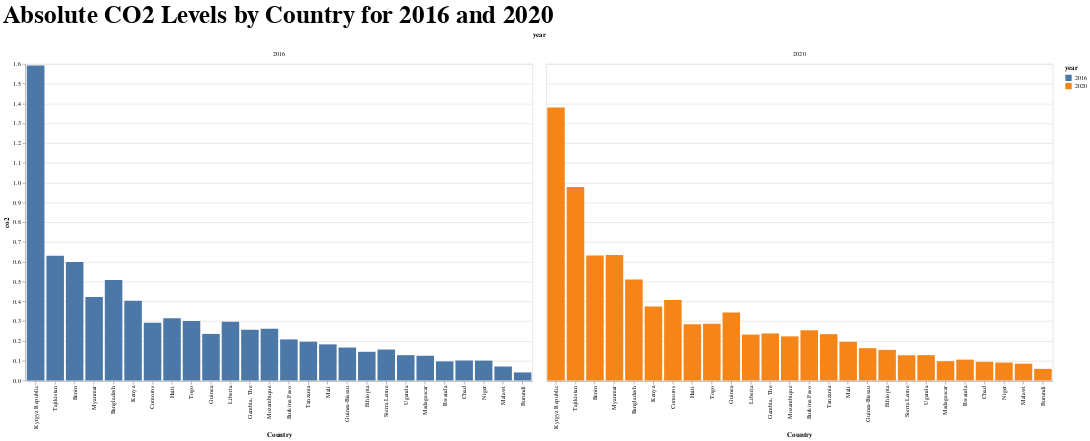

Notebook source saved alongside this figure:
### Code cell
developing_2016 = developing[developing['year'] == 2016]
developing_2020 = developing[developing['year'] == 2020]

# Concatenate DataFrames
comp_df = pd.concat([developing_2016, developing_2020])

# Plot using Altair
chart = alt.Chart(comp_df).mark_bar().encode(
    x=alt.X('country_name:N', title='Country', sort='-y'),
    y='co2:Q',
    column='year:N',  # Stagger bars based on year
    color='year:N',
    tooltip=['country_name', 'co2', 'year']
).properties(
    width=800,
    height=500,
    title='Absolute CO2 Levels by Country for 2016 and 2020'
).configure_title(
    fontSize=40
)
chart

### Figure 1 — Vega-Lite specification as saved in the notebook (floating-point values rounded to 4 significant figures)
{"config": {"view": {"continuousWidth": 300, "continuousHeight": 300}, "title": {"fontSize": 40}}, "data": {"name": "data-e019985a721a6ba6674c8449715808cc"}, "mark": {"type": "bar"}, "encoding": {"color": {"field": "year", "type": "nominal"}, "column": {"field": "year", "type": "nominal"}, "tooltip": [{"field": "country_name", "type": "nominal"}, {"field": "co2", "type": "quantitative"}, {"field": "year", "type": "quantitative"}], "x": {"field": "country_name", "sort": "-y", "title": "Country", "type": "nominal"}, "y": {"field": "co2", "type": "quantitative"}}, "height": 500, "title": "Absolute CO2 Levels by Country for 2016 and 2020", "width": 800, "$schema": "https://vega.github.io/schema/vega-lite/v5.16.3.json", "datasets": {"data-e019985a721a6ba6674c8449715808cc": [{"country_code": "BDI", "country_name": "Burundi", "region": "Sub-Saharan Africa", "Capital City": "Bujumbura", "income_group": "Low income", "gov_effectiveness": -1.263, "pop_density": null, "econ_status": "Developing", "group": null, "year": 2016.0, "target": "Yes", "renewable_nrg_output": null, "renewable_nrg_consump": 89.58, "co2": 0.04054, "gini": null, "tree_loss": 1576.0}, {"country_code": "BEN", "country_name": "Benin", "region": "Sub-Saharan Africa", "Capital City": "Porto-Novo", "income_group": "Low income", "gov_effectiveness": -0.1643, "pop_density": null, "econ_status": "Developing", "group": null, "year": 2016.0, "target": "No", "renewable_nrg_output": null, "renewable_nrg_consump": 45.42, "co2": 0.5985, "gini": null, "tree_loss": 2016.0}, {"country_code": "BFA", "country_name": "Burkina Faso", "region": "Sub-Saharan Africa", "Capital City": "Ouagadougou", "income_group": "Low income", "gov_effectiveness": -0.8252, "pop_density": null, "econ_status": "Developing", "group": null, "year": 2016.0, "target": "No", "renewable_nrg_output": null, "renewable_nrg_consump": 74.14, "co2": 0.2074, "gini": null, "tree_loss": 0.0}, {"country_code": "BGD", "country_name": "Bangladesh", "region": "South Asia", "Capital City": "Dhaka", "income_group": "Low income", "gov_effectiveness": -0.7626, "pop_density": null, "econ_status": "Developing", "group": null, "year": 2016.0, "target": "Yes", "renewable_nrg_output": null, "renewable_nrg_consump": 30.23, "co2": 0.5077, "gini": 32.4, "tree_loss": 21200.0}, {"country_code": "COM", "country_name": "Comoros", "region": "Sub-Saharan Africa", "Capital City": "Moroni", "income_group": "Low income", "gov_effectiveness": -1.683, "pop_density": null, "econ_status": "Developing", "group": null, "year": 2016.0, "target": "No", "renewable_nrg_output": null, "renewable_nrg_consump": 60.4, "co2": 0.292, "gini": null, "tree_loss": 124.0}, {"country_code": "ETH", "country_name": "Ethiopia", "region": "Sub-Saharan Africa", "Capital City": "Addis ababa", "income_group": "Low income", "gov_effectiveness": -0.7453, "pop_density": null, "econ_status": "Developing", "group": null, "year": 2016.0, "target": "No", "renewable_nrg_output": null, "renewable_nrg_consump": 90.37, "co2": 0.1448, "gini": null, "tree_loss": 19580.0}, {"country_code": "GIN", "country_name": "Guinea", "region": "Sub-Saharan Africa", "Capital City": "Conakry", "income_group": "Low income", "gov_effectiveness": -0.9416, "pop_density": null, "econ_status": "Developing", "group": null, "year": 2016.0, "target": "No", "renewable_nrg_output": null, "renewable_nrg_consump": 75.29, "co2": 0.2352, "gini": null, "tree_loss": 216000.0}, {"country_code": "GMB", "country_name": "Gambia, The", "region": "Sub-Saharan Africa", "Capital City": "Banjul", "income_group": "Low income", "gov_effectiveness": -0.6746, "pop_density": null, "econ_status": "Developing", "group": null, "year": 2016.0, "target": "No", "renewable_nrg_output": null, "renewable_nrg_consump": 48.62, "co2": 0.256, "gini": null, "tree_loss": 5.0}, {"country_code": "GNB", "country_name": "Guinea-Bissau", "region": "Sub-Saharan Africa", "Capital City": "Bissau", "income_group": "Low income", "gov_effectiveness": -1.486, "pop_density": null, "econ_status": "Developing", "group": null, "year": 2016.0, "target": "No", "renewable_nrg_output": null, "renewable_nrg_consump": 86.77, "co2": 0.1663, "gini": null, "tree_loss": 16120.0}, {"country_code": "HTI", "country_name": "Haiti", "region": "Latin America & Caribbean", "Capital City": "Port-au-Prince", "income_group": "Low income", "gov_effectiveness": -2.227, "pop_density": null, "econ_status": "Developing", "group": null, "year": 2016.0, "target": "No", "renewable_nrg_output": null, "renewable_nrg_consump": 76.13, "co2": 0.314, "gini": null, "tree_loss": 17270.0}, {"country_code": "KEN", "country_name": "Kenya", "region": "Sub-Saharan Africa", "Capital City": "Nairobi", "income_group": "Low income", "gov_effectiveness": -0.3006, "pop_density": null, "econ_status": "Developing", "group": null, "year": 2016.0, "target": "No", "renewable_nrg_output": null, "renewable_nrg_consump": 71.07, "co2": 0.4032, "gini": null, "tree_loss": 19050.0}, {"country_code": "KGZ", "country_name": "Kyrgyz Republic", "region": "Europe & Central Asia", "Capital City": "Bishkek", "income_group": "Low income", "gov_effectiveness": -0.889, "pop_density": null, "econ_status": "Developing", "group": null, "year": 2016.0, "target": "No", "renewable_nrg_output": null, "renewable_nrg_consump": 22.16, "co2": 1.592, "gini": 26.8, "tree_loss": 12.0}, {"country_code": "LBR", "country_name": "Liberia", "region": "Sub-Saharan Africa", "Capital City": "Monrovia", "income_group": "Low income", "gov_effectiveness": -1.438, "pop_density": null, "econ_status": "Developing", "group": null, "year": 2016.0, "target": "No", "renewable_nrg_output": null, "renewable_nrg_consump": 92.78, "co2": 0.297, "gini": 35.3, "tree_loss": 168600.0}, {"country_code": "MDG", "country_name": "Madagascar", "region": "Sub-Saharan Africa", "Capital City": "Antananarivo", "income_group": "Low income", "gov_effectiveness": -0.9877, "pop_density": null, "econ_status": "Developing", "group": null, "year": 2016.0, "target": "Yes", "renewable_nrg_output": null, "renewable_nrg_consump": 83.85, "co2": 0.1248, "gini": null, "tree_loss": 383700.0}, {"country_code": "MLI", "country_name": "Mali", "region": "Sub-Saharan Africa", "Capital City": "Bamako", "income_group": "Low income", "gov_effectiveness": -1.197, "pop_density": null, "econ_status": "Developing", "group": null, "year": 2016.0, "target": "Yes", "renewable_nrg_output": null, "renewable_nrg_consump": 74.54, "co2": 0.1823, "gini": null, "tree_loss": 205.0}, {"country_code": "MMR", "country_name": "Myanmar", "region": "East Asia & Pacific", "Capital City": "Naypyidaw", "income_group": "Low income", "gov_effectiveness": -1.684, "pop_density": null, "econ_status": "Developing", "group": null, "year": 2016.0, "target": "No", "renewable_nrg_output": null, "renewable_nrg_consump": 69.25, "co2": 0.4213, "gini": null, "tree_loss": 362600.0}, {"country_code": "MOZ", "country_name": "Mozambique", "region": "Sub-Saharan Africa", "Capital City": "Maputo", "income_group": "Low income", "gov_effectiveness": -0.7143, "pop_density": null, "econ_status": "Developing", "group": null, "year": 2016.0, "target": "No", "renewable_nrg_output": null, "renewable_nrg_consump": 78.33, "co2": 0.2615, "gini": null, "tree_loss": 250600.0}, {"country_code": "MWI", "country_name": "Malawi", "region": "Sub-Saharan Africa", "Capital City": "Lilongwe", "income_group": "Low income", "gov_effectiveness": -0.8409, "pop_density": null, "econ_status": "Developing", "group": null, "year": 2016.0, "target": "Yes", "renewable_nrg_output": null, "renewable_nrg_consump": 78.91, "co2": 0.0703, "gini": 44.7, "tree_loss": 13510.0}, {"country_code": "NER", "country_name": "Niger", "region": "Sub-Saharan Africa", "Capital City": "Niamey", "income_group": "Low income", "gov_effectiveness": -0.6392, "pop_density": null, "econ_status": "Developing", "group": null, "year": 2016.0, "target": "Yes", "renewable_nrg_output": null, "renewable_nrg_consump": 80.25, "co2": 0.1002, "gini": null, "tree_loss": 0.0}, {"country_code": "RWA", "country_name": "Rwanda", "region": "Sub-Saharan Africa", "Capital City": "Kigali", "income_group": "Low income", "gov_effectiveness": 0.2325, "pop_density": null, "econ_status": "Developing", "group": null, "year": 2016.0, "target": "Yes", "renewable_nrg_output": null, "renewable_nrg_consump": 85.5, "co2": 0.09622, "gini": 43.7, "tree_loss": 2778.0}, {"country_code": "SLE", "country_name": "Sierra Leone", "region": "Sub-Saharan Africa", "Capital City": "Freetown", "income_group": "Low income", "gov_effectiveness": -1.16, "pop_density": null, "econ_status": "Developing", "group": null, "year": 2016.0, "target": "No", "renewable_nrg_output": null, "renewable_nrg_consump": 73.61, "co2": 0.1562, "gini": null, "tree_loss": 177700.0}, {"country_code": "TCD", "country_name": "Chad", "region": "Sub-Saharan Africa", "Capital City": "N'Djamena", "income_group": "Low income", "gov_effectiveness": -1.423, "pop_density": null, "econ_status": "Developing", "group": null, "year": 2016.0, "target": "No", "renewable_nrg_output": null, "renewable_nrg_consump": 72.72, "co2": 0.1007, "gini": null, "tree_loss": 3166.0}, {"country_code": "TGO", "country_name": "Togo", "region": "Sub-Saharan Africa", "Capital City": "Lome", "income_group": "Low income", "gov_effectiveness": -0.6426, "pop_density": null, "econ_status": "Developing", "group": null, "year": 2016.0, "target": "No", "renewable_nrg_output": null, "renewable_nrg_consump": 80.65, "co2": 0.3009, "gini": null, "tree_loss": 3464.0}, {"country_code": "TJK", "country_name": "Tajikistan", "region": "Europe & Central Asia", "Capital City": "Dushanbe", "income_group": "Low income", "gov_effectiveness": -0.7561, "pop_density": null, "econ_status": "Developing", "group": null, "year": 2016.0, "target": "No", "renewable_nrg_output": null, "renewable_nrg_consump": 43.67, "co2": 0.63, "gini": null, "tree_loss": 0.0}, {"country_code": "TZA", "country_name": "Tanzania", "region": "Sub-Saharan Africa", "Capital City": "Dodoma", "income_group": "Low income", "gov_effectiveness": -0.4267, "pop_density": null, "econ_status": "Developing", "group": null, "year": 2016.0, "target": "No", "renewable_nrg_output": null, "renewable_nrg_consump": 86.67, "co2": 0.1957, "gini": null, "tree_loss": 152900.0}, {"country_code": "UGA", "country_name": "Uganda", "region": "Sub-Saharan Africa", "Capital City": "Kampala", "income_group": "Low income", "gov_effectiveness": -0.584, "pop_density": null, "econ_status": "Developing", "group": null, "year": 2016.0, "target": "Yes", "renewable_nrg_output": null, "renewable_nrg_consump": 90.81, "co2": 0.1277, "gini": 42.8, "tree_loss": 67490.0}, {"country_code": "BDI", "country_name": "Burundi", "region": "Sub-Saharan Africa", "Capital City": "Bujumbura", "income_group": "Low income", "gov_effectiveness": -1.263, "pop_density": null, "econ_status": "Developing", "group": null, "year": 2020.0, "target": "Yes", "renewable_nrg_output": null, "renewable_nrg_consump": 83.52, "co2": 0.05838, "gini": null, "tree_loss": 1857.0}, {"country_code": "BEN", "country_name": "Benin", "region": "Sub-Saharan Africa", "Capital City": "Porto-Novo", "income_group": "Low income", "gov_effectiveness": -0.1643, "pop_density": null, "econ_status": "Developing", "group": null, "year": 2020.0, "target": "No", "renewable_nrg_output": null, "renewable_nrg_consump": 46.2, "co2": 0.6312, "gini": null, "tree_loss": 1606.0}, {"country_code": "BFA", "country_name": "Burkina Faso", "region": "Sub-Saharan Africa", "Capital City": "Ouagadougou", "income_group": "Low income", "gov_effectiveness": -0.8252, "pop_density": null, "econ_status": "Developing", "group": null, "year": 2020.0, "target": "No", "renewable_nrg_output": null, "renewable_nrg_consump": 67.51, "co2": 0.2535, "gini": null, "tree_loss": 0.0}, {"country_code": "BGD", "country_name": "Bangladesh", "region": "South Asia", "Capital City": "Dhaka", "income_group": "Low income", "gov_effectiveness": -0.7626, "pop_density": null, "econ_status": "Developing", "group": null, "year": 2020.0, "target": "Yes", "renewable_nrg_output": null, "renewable_nrg_consump": 27.96, "co2": 0.5106, "gini": null, "tree_loss": 21480.0}, {"country_code": "COM", "country_name": "Comoros", "region": "Sub-Saharan Africa", "Capital City": "Moroni", "income_group": "Low income", "gov_effectiveness": -1.683, "pop_density": null, "econ_status": "Developing", "group": null, "year": 2020.0, "target": "No", "renewable_nrg_output": null, "renewable_nrg_consump": 48.29, "co2": 0.4071, "gini": null, "tree_loss": 266.0}, {"country_code": "ETH", "country_name": "Ethiopia", "region": "Sub-Saharan Africa", "Capital City": "Addis ababa", "income_group": "Low income", "gov_effectiveness": -0.7453, "pop_density": null, "econ_status": "Developing", "group": null, "year": 2020.0, "target": "No", "renewable_nrg_output": null, "renewable_nrg_consump": 89.52, "co2": 0.1544, "gini": null, "tree_loss": 17980.0}, {"country_code": "GIN", "country_name": "Guinea", "region": "Sub-Saharan Africa", "Capital City": "Conakry", "income_group": "Low income", "gov_effectiveness": -0.9416, "pop_density": null, "econ_status": "Developing", "group": null, "year": 2020.0, "target": "No", "renewable_nrg_output": null, "renewable_nrg_consump": 65.77, "co2": 0.3436, "gini": null, "tree_loss": 178400.0}, {"country_code": "GMB", "country_name": "Gambia, The", "region": "Sub-Saharan Africa", "Capital City": "Banjul", "income_group": "Low income", "gov_effectiveness": -0.6746, "pop_density": null, "econ_status": "Developing", "group": null, "year": 2020.0, "target": "No", "renewable_nrg_output": null, "renewable_nrg_consump": 49.74, "co2": 0.2375, "gini": 38.8, "tree_loss": 10.0}, {"country_code": "GNB", "country_name": "Guinea-Bissau", "region": "Sub-Saharan Africa", "Capital City": "Bissau", "income_group": "Low income", "gov_effectiveness": -1.486, "pop_density": null, "econ_status": "Developing", "group": null, "year": 2020.0, "target": "No", "renewable_nrg_output": null, "renewable_nrg_consump": 87.22, "co2": 0.1632, "gini": null, "tree_loss": 17110.0}, {"country_code": "HTI", "country_name": "Haiti", "region": "Latin America & Caribbean", "Capital City": "Port-au-Prince", "income_group": "Low income", "gov_effectiveness": -2.227, "pop_density": null, "econ_status": "Developing", "group": null, "year": 2020.0, "target": "No", "renewable_nrg_output": null, "renewable_nrg_consump": 76.31, "co2": 0.2838, "gini": null, "tree_loss": 3802.0}, {"country_code": "KEN", "country_name": "Kenya", "region": "Sub-Saharan Africa", "Capital City": "Nairobi", "income_group": "Low income", "gov_effectiveness": -0.3006, "pop_density": null, "econ_status": "Developing", "group": null, "year": 2020.0, "target": "No", "renewable_nrg_output": null, "renewable_nrg_consump": 72.5, "co2": 0.3741, "gini": 36.2, "tree_loss": 19040.0}, {"country_code": "KGZ", "country_name": "Kyrgyz Republic", "region": "Europe & Central Asia", "Capital City": "Bishkek", "income_group": "Low income", "gov_effectiveness": -0.889, "pop_density": null, "econ_status": "Developing", "group": null, "year": 2020.0, "target": "No", "renewable_nrg_output": null, "renewable_nrg_consump": 30.04, "co2": 1.38, "gini": 29.0, "tree_loss": 12.0}, {"country_code": "LBR", "country_name": "Liberia", "region": "Sub-Saharan Africa", "Capital City": "Monrovia", "income_group": "Low income", "gov_effectiveness": -1.438, "pop_density": null, "econ_status": "Developing", "group": null, "year": 2020.0, "target": "No", "renewable_nrg_output": null, "renewable_nrg_consump": 92.96, "co2": 0.2318, "gini": null, "tree_loss": 220100.0}, {"country_code": "MDG", "country_name": "Madagascar", "region": "Sub-Saharan Africa", "Capital City": "Antananarivo", "income_group": "Low income", "gov_effectiveness": -0.9877, "pop_density": null, "econ_status": "Developing", "group": null, "year": 2020.0, "target": "Yes", "renewable_nrg_output": null, "renewable_nrg_consump": 84.75, "co2": 0.09727, "gini": null, "tree_loss": 241100.0}, {"country_code": "MLI", "country_name": "Mali", "region": "Sub-Saharan Africa", "Capital City": "Bamako", "income_group": "Low income", "gov_effectiveness": -1.197, "pop_density": null, "econ_status": "Developing", "group": null, "year": 2020.0, "target": "Yes", "renewable_nrg_output": null, "renewable_nrg_consump": 63.84, "co2": 0.1956, "gini": null, "tree_loss": 149.0}, {"country_code": "MMR", "country_name": "Myanmar", "region": "East Asia & Pacific", "Capital City": "Naypyidaw", "income_group": "Low income", "gov_effectiveness": -1.684, "pop_density": null, "econ_status": "Developing", "group": null, "year": 2020.0, "target": "No", "renewable_nrg_output": null, "renewable_nrg_consump": 59.75, "co2": 0.6341, "gini": null, "tree_loss": 310000.0}, {"country_code": "MOZ", "country_name": "Mozambique", "region": "Sub-Saharan Africa", "Capital City": "Maputo", "income_group": "Low income", "gov_effectiveness": -0.7143, "pop_density": null, "econ_status": "Developing", "group": null, "year": 2020.0, "target": "No", "renewable_nrg_output": null, "renewable_nrg_consump": 80.91, "co2": 0.2228, "gini": null, "tree_loss": 232500.0}, {"country_code": "MWI", "country_name": "Malawi", "region": "Sub-Saharan Africa", "Capital City": "Lilongwe", "income_group": "Low income", "gov_effectiveness": -0.8409, "pop_density": null, "econ_status": "Developing", "group": null, "year": 2020.0, "target": "Yes", "renewable_nrg_output": null, "renewable_nrg_consump": 70.26, "co2": 0.08464, "gini": null, "tree_loss": 16070.0}, {"country_code": "NER", "country_name": "Niger", "region": "Sub-Saharan Africa", "Capital City": "Niamey", "income_group": "Low income", "gov_effectiveness": -0.6392, "pop_density": null, "econ_status": "Developing", "group": null, "year": 2020.0, "target": "Yes", "renewable_nrg_output": null, "renewable_nrg_consump": 81.91, "co2": 0.09033, "gini": null, "tree_loss": 0.0}, {"country_code": "RWA", "country_name": "Rwanda", "region": "Sub-Saharan Africa", "Capital City": "Kigali", "income_group": "Low income", "gov_effectiveness": 0.2325, "pop_density": null, "econ_status": "Developing", "group": null, "year": 2020.0, "target": "Yes", "renewable_nrg_output": null, "renewable_nrg_consump": 81.7, "co2": 0.1051, "gini": null, "tree_loss": 3187.0}, {"country_code": "SLE", "country_name": "Sierra Leone", "region": "Sub-Saharan Africa", "Capital City": "Freetown", "income_group": "Low income", "gov_effectiveness": -1.16, "pop_density": null, "econ_status": "Developing", "group": null, "year": 2020.0, "target": "No", "renewable_nrg_output": null, "renewable_nrg_consump": 75.07, "co2": 0.1273, "gini": null, "tree_loss": 154600.0}, {"country_code": "TCD", "country_name": "Chad", "region": "Sub-Saharan Africa", "Capital City": "N'Djamena", "income_group": "Low income", "gov_effectiveness": -1.423, "pop_density": null, "econ_status": "Developing", "group": null, "year": 2020.0, "target": "No", "renewable_nrg_output": null, "renewable_nrg_consump": 73.55, "co2": 0.09423, "gini": null, "tree_loss": 3433.0}, {"country_code": "TGO", "country_name": "Togo", "region": "Sub-Saharan Africa", "Capital City": "Lome", "income_group": "Low income", "gov_effectiveness": -0.6426, "pop_density": null, "econ_status": "Developing", "group": null, "year": 2020.0, "target": "No", "renewable_nrg_output": null, "renewable_nrg_consump": 76.62, "co2": 0.2861, "gini": null, "tree_loss": 5507.0}, {"country_code": "TJK", "country_name": "Tajikistan", "region": "Europe & Central Asia", "Capital City": "Dushanbe", "income_group": "Low income", "gov_effectiveness": -0.7561, "pop_density": null, "econ_status": "Developing", "group": null, "year": 2020.0, "target": "No", "renewable_nrg_output": null, "renewable_nrg_consump": 38.75, "co2": 0.9775, "gini": null, "tree_loss": 0.0}, {"country_code": "TZA", "country_name": "Tanzania", "region": "Sub-Saharan Africa", "Capital City": "Dodoma", "income_group": "Low income", "gov_effectiveness": -0.4267, "pop_density": null, "econ_status": "Developing", "group": null, "year": 2020.0, "target": "No", "renewable_nrg_output": null, "renewable_nrg_consump": 83.95, "co2": 0.2339, "gini": null, "tree_loss": 186200.0}, {"country_code": "UGA", "country_name": "Uganda", "region": "Sub-Saharan Africa", "Capital City": "Kampala", "income_group": "Low income", "gov_effectiveness": -0.584, "pop_density": null, "econ_status": "Developing", "group": null, "year": 2020.0, "target": "Yes", "renewable_nrg_output": null, "renewable_nrg_consump": 92.91, "co2": 0.1278, "gini": null, "tree_loss": 73600.0}]}}
